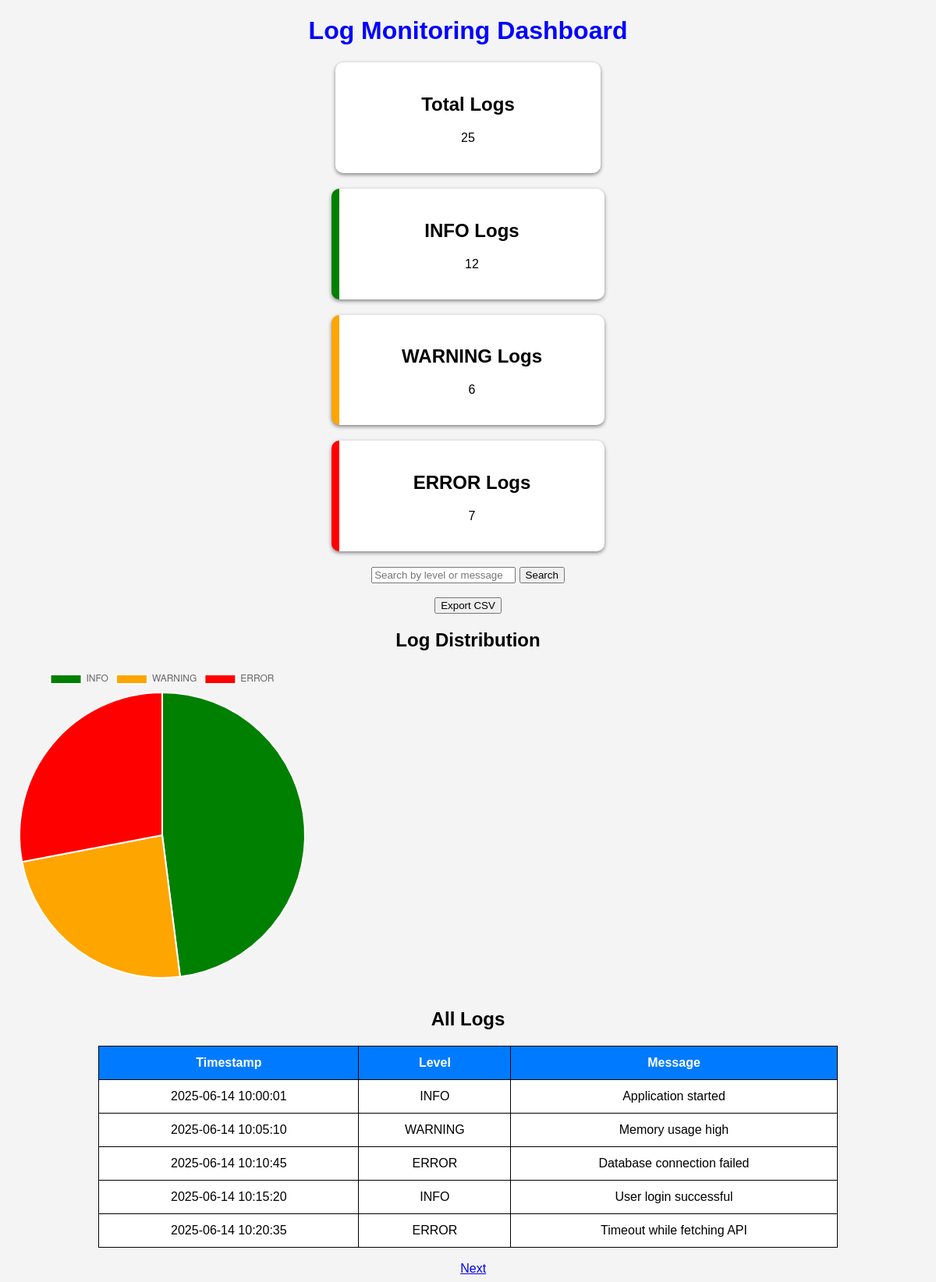
/dashboard, run on the app's committed database.
### tables this page shows
CREATE TABLE logs(
        id INTEGER PRIMARY KEY AUTOINCREMENT,
        timestamp TEXT,
        level TEXT,
        message TEXT
    );

### app.py (the view)
@app.route("/dashboard")
def dashboard():
    stats = get_statistics()
    search = request.args.get("search", "")
    page = int(request.args.get("page", 1))
    logs = get_all_logs(search, page)
    return render_template(
        "dashboard.html",
        stats=stats,
        logs=logs,
        search=search,
        page=page
    )

### dashboard.py (called while the page is built)
def get_statistics():
    conn = sqlite3.connect("logs.db")
    cursor = conn.cursor()
    cursor.execute("SELECT COUNT(*) FROM logs")
    total_logs = cursor.fetchone()[0]
    cursor.execute("SELECT COUNT(*) FROM logs WHERE level='INFO'")
    info_count = cursor.fetchone()[0]
    cursor.execute("SELECT COUNT(*) FROM logs WHERE level='WARNING'")
    warning_count = cursor.fetchone()[0]
    cursor.execute("SELECT COUNT(*) FROM logs WHERE level='ERROR'")
    error_count = cursor.fetchone()[0]
    conn.close()
    return {
        "total_logs": total_logs,
        "info_count": info_count,
        "warning_count": warning_count,
        "error_count": error_count
    }

### view_logs.py (called while the page is built)
def get_all_logs(search="", page=1):
    conn = sqlite3.connect("logs.db")
    cursor = conn.cursor()
    offset = (page - 1) * PER_PAGE
    if search:
        cursor.execute(
            """
            SELECT timestamp, level, message
            FROM logs
            WHERE level LIKE ? OR message LIKE ?
            LIMIT ? OFFSET ?
            """,
            (
                f"%{search}%",
                f"%{search}%",
                PER_PAGE,
                offset
            )
        )
    else:
        cursor.execute(
            """
            SELECT timestamp, level, message
            FROM logs
            LIMIT ? OFFSET ?
            """,
            (
                PER_PAGE,
                offset
            )
        )
    rows = cursor.fetchall()
    conn.close()
    return rows

### templates/dashboard.html (shortened to what this page needs)
<!DOCTYPE html>
<html>
<head>
    <link
        rel="stylesheet"
        href="{{ url_for('static', filename='style.css') }}"
    >
</head>
<body>
    <h1>Log Monitoring Dashboard</h1>
    <div class="card">
        <h2>Total Logs</h2>
        <p>{{ stats.total_logs }}</p>
    </div>
    <div class="card info">
        <h2>INFO Logs</h2>
        <p>{{ stats.info_count }}</p>
    </div>
    <div class="card warning">
        <h2>WARNING Logs</h2>
        <p>{{ stats.warning_count }}</p>
    </div>
    <div class="card error">
        <h2>ERROR Logs</h2>
        <p>{{ stats.error_count }}</p>
    </div>
    <form action="/dashboard" method="GET">
        <input
            type="text"
            name="search"
            placeholder="Search by level or message"
            value="{{ search }}"
        >
        <button type="submit">
            Search
        </button>
    </form>
    <br>
    <form action="/export">
        <button type="submit">
            Export CSV
        </button>
    </form>
    <h2>Log Distribution</h2>
    <canvas
        id="logChart"
        width="400"
        height="400"
    ></canvas>
    <br>
    <h2>All Logs</h2>
    <table>
        <tr>
            <th>Timestamp</th>
            <th>Level</th>
            <th>Message</th>
        </tr>
        {% for log in logs %}
        <tr>
            <td>{{ log[0] }}</td>
            <td>{{ log[1] }}</td>
            <td>{{ log[2] }}</td>
        </tr>
        {% endfor %}
    </table>
<br>
<div>
    <a href="/dashboard?page={{ page + 1 }}&search={{ search }}">
        Next
    </a>
</div>
<script>
    const ctx = document.getElementById('logChart');
    new Chart(ctx, {
        type: 'pie',
        data: {
            labels: [
                'INFO',
                'WARNING',
                'ERROR'
            ],
            datasets: [{
                data: [
                    Number("{{ stats.info_count }}"),
                    Number("{{ stats.warning_count }}"),
                    Number("{{ stats.error_count }}")
                ],
                backgroundColor: [
                    'green',
                    'orange',
                    'red'
                ]
            }]
        },
        options: {
            responsive: false
        }
    });
</script>

### static/style.css (style rules this page uses)
body { font-family:Arial; background-color:#f4f4f4; text-align:center; }
h1 { color:blue; }
.card { width:300px; margin:20px auto; padding:20px; background:white; border-radius:10px; box-shadow:0px 2px 5px gray; }
.info { border-left:10px solid green; }
.warning { border-left:10px solid orange; }
.error { border-left:10px solid red; }
table { width:80%; margin:auto; border-collapse:collapse; background:white; }
th,td { border:1px solid black; padding:12px; }
th { background:#007BFF; color:white; }

### data on the page
logs: timestamp "2025-06-14 10:00:01", level "INFO", message "Application started"
logs: timestamp "2025-06-14 10:05:10", level "WARNING", message "Memory usage high"
logs: timestamp "2025-06-14 10:10:45", level "ERROR", message "Database connection failed"
logs: timestamp "2025-06-14 10:15:20", level "INFO", message "User login successful"
logs: timestamp "2025-06-14 10:20:35", level "ERROR", message "Timeout while fetching API"

### other printed values
{{ stats.total_logs }} "25"
{{ stats.info_count }} "12"
{{ stats.warning_count }} "6"
{{ stats.error_count }} "7"
chart data {{ stats.info_count }} 12
chart data {{ stats.warning_count }} 6
chart data {{ stats.error_count }} 7
